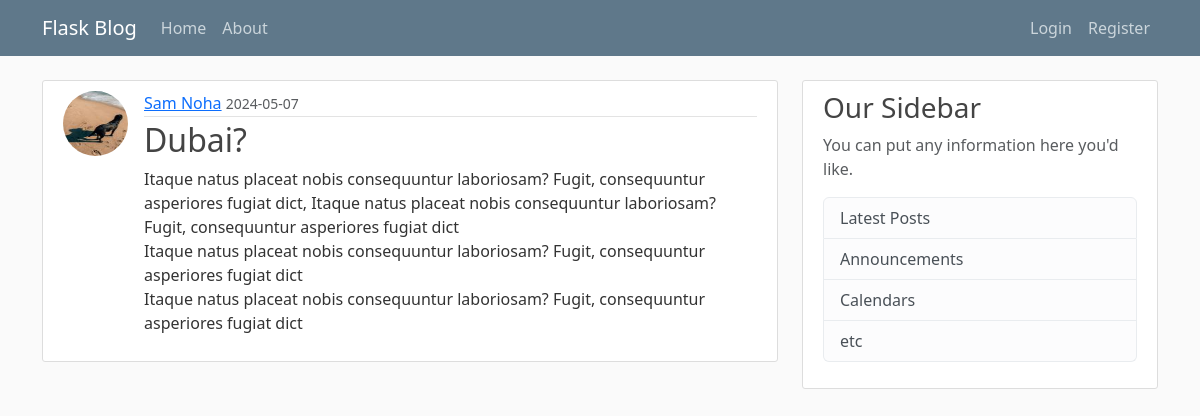
Page /post/24 on the committed database.
### flaskblog/models.py (models this page shows, shortened)
class User(db.Model, UserMixin):
  id= db.Column(db.Integer, primary_key=True)
  username = db.Column(db.String(20), unique=True, nullable=False)
  email = db.Column(db.String(120), unique=True, nullable=False)
  image_file = db.Column(db.String(20), nullable=False, default='default.jpg')
  password = db.Column(db.String(60), nullable=False)
  posts = db.relationship('Post', backref='author', lazy=True)

class Post(db.Model):
  id= db.Column(db.Integer, primary_key=True)
  title = db.Column(db.String(100), unique=True, nullable=False)
  date_posted = db.Column(db.DateTime, nullable=False, default=datetime.now)
  content = db.Column(db.Text, nullable=False)
  user_id = db.Column(db.Integer, db.ForeignKey('user.id'), nullable=False)

### flaskblog/routes.py (the view)
@app.route('/post/<int:post_id>')
def post(post_id):
  post = Post.query.get_or_404(post_id)
  return render_template('post.html',title=post.content, post=post)

### flaskblog/templates/post.html (shortened to what this page needs)
{% extends "layout.html" %}
{% block content %}
<article class="media content-section d-flex">
    <div>
        <img src="{{ url_for('static', filename='profile_pics/' + post.author.image_file) }}" alt=""
            class="rounded-circle article-img">
    </div>
    <div class="media-body w-100">
        <div class="article-metadata">
            <a class="mr-2" href="{{url_for('user_posts',username=post.author.username)}}">{{ post.author.username }}</a>
            <small class="text-muted">{{ post.date_posted.strftime('%Y-%m-%d') }}</small>
        </div>
        <h2 class="article-title">{{ post.title }}</a></h2>
        <p class="article-content">{{ post.content }}</p>
    </div>
</article>
{% endblock content %}

### flaskblog/static/main.css (style rules this page uses)
body { background: #fafafa; color: #333333; margin-top: 5rem; }
h1, h2, h3, h4, h5, h6 { color: #444444; }
.content-section { background: #ffffff; padding: 10px 20px; border: 1px solid #dddddd; border-radius: 3px; margin-bottom: 20px; }
.article-title { color: #444444; }
.article-content { white-space: pre-line; }
.article-img { height: 65px; width: 65px; margin-right: 16px; }
.article-metadata { padding-bottom: 1px; margin-bottom: 4px; border-bottom: 1px solid #e3e3e3 }

### rows in the picture
User: image_file (picture), author.username "Sam Noha"
Post: date_posted "2024-05-07", title "Dubai?", content "Itaque natus placeat nobis consequuntur laboriosam? Fugit, consequuntur asperiores fugiat dict, Itaque natus placeat nobis consequuntur laboriosam? Fugit, consequuntur asperiores fugiat dict Itaque natus placeat nobis consequuntur laboriosam? Fugit, consequuntur asperiores fugiat dict Itaque natus placeat nobis consequuntur laboriosam? Fugit, consequuntur asperiores fugiat dict"
